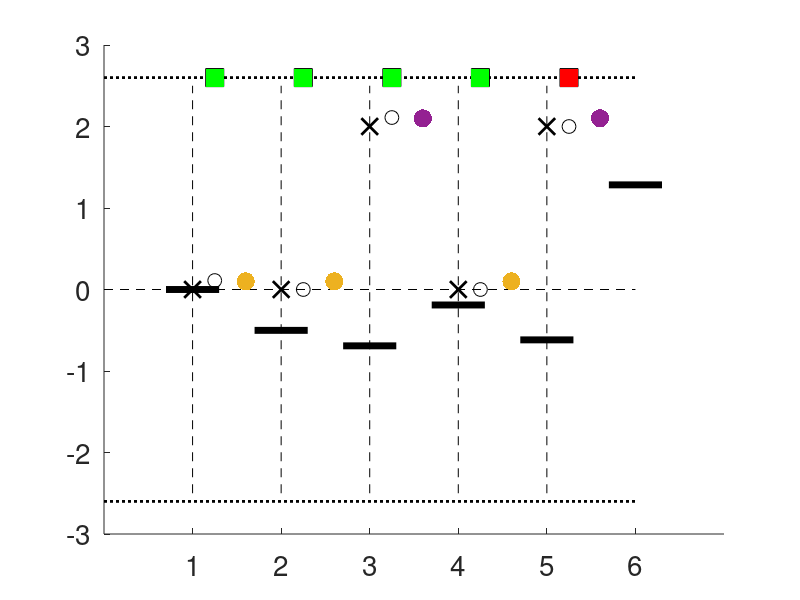
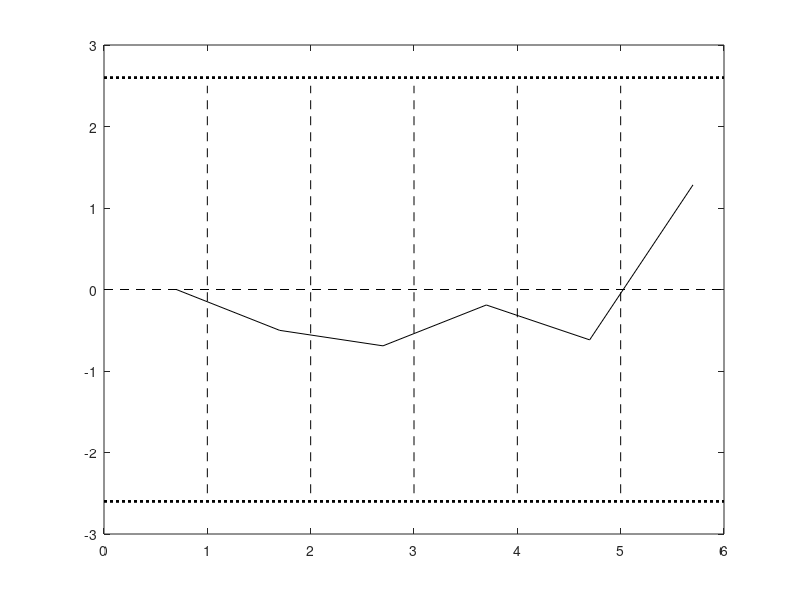

The MATLAB script that drew these images, in order: (Note: this script raises an error after producing the figures.)
%% S2A Fig
%% the mock-BMBU-simulation ;  figure for 6-trial examples
clear all; close all; 
cd ../
load('./results_demo/v2_allF1_conceptfig_sim_expostBMBU1.mat'); % load mock simulation examples
color_yellow = [0.9290 0.6940, 0.1250];

cmap_code{1} = color_yellow; 
cmap_code{2} = [255, 147, 0]/255; 
cmap_code{3} = [148, 33, 146]/255; 



iRun = 1;iSim = 1;
trialseq = 1: 5;



figure(121); clf; 
xLi = [0 trialseq(end)+1]; 
yLi = [-3 3]; 

plot([xLi], [0 0 ], 'k--') ; hold on; 
plot(xLi, 2.6*[1 1], 'k:', 'linew',2);
plot(xLi, -2.6*[1 1], 'k:', 'linew',2);

for iTrial = 1: length(trialseq)
    plot(iTrial*[1 1 ], [-2.5 2.5], 'k--')

    step_x = 0.1;
    md_x =  raw_Simdata{2}.S(iRun,iTrial,1); 
    plot( iTrial, md_x , 'x',  'markerfacecolor', 'k', 'markeredgecolor',0*[1 1 1 ], 'markersize', 12, 'linew',2 ) 

    step_m = 0.25;
    md_m = raw_Simdata{2}.m_rnd(iRun,iTrial,iSim); 
    plot( iTrial+ step_m, md_m , 'o',  'markerfacecolor', 'none', 'markeredgecolor',0*[1 1 1 ], 'markersize', 10) 

    step_ch = 0.25; ext_heigh = 2.6; 
    md_ch = raw_Simdata{2}.C(iRun,iTrial,iSim);

    plot( iTrial+ step_ch, ext_heigh*md_ch , 's',   'color','k', 'markersize', 13) 


    ch  = md_ch; 
    fb = raw_Simdata{2}.F(iRun,iTrial, 1);

    corincor = (ch == fb); 
    c_idx = find(corincor==1 & fb ~= 0); 
    in_idx = find(corincor==0 & fb ~= 0);
    none_idx = find(fb == 0); 


    if (~isempty(c_idx))

        plot( iTrial+ step_ch, ext_heigh*md_ch , 's',   'markerfacecolor','g', 'markeredgecolor','none', 'markersize', 13) 

    elseif (~isempty(in_idx))
          plot( iTrial+ step_ch, ext_heigh*md_ch , 's',   'markerfacecolor','r', 'markeredgecolor','none', 'markersize', 13) 

    elseif (~isempty(none_idx))


    end
    step_mm = 0.6;
    md_mm = raw_Simdata{2}.km_rnd(iRun,iTrial,iSim);


    color_km = [ cmap_code{1} ; cmap_code{1}; cmap_code{3}; cmap_code{1}; cmap_code{3}];
    plot(iTrial+ step_mm, md_mm , 'o', 'markerfacecolor', color_km(iTrial,:), 'markeredgecolor','none','markersize', 13)



    step_bd = 0.3;

    md_bd =  raw_Simdata{2}.pri(iRun, iTrial,1); 

    if (iTrial == 1)

        plot([iTrial-step_bd, iTrial+step_bd],  [md_bd, md_bd] , 'k-', 'linew',5)



    else
          plot([iTrial-step_bd, iTrial+step_bd],  [md_bd, md_bd] , 'k-', 'linew',5)

    end

end

md_bd =  raw_Simdata{2}.pri(iRun, iTrial+1,iSim) ; 
plot([iTrial+1-step_bd, iTrial+1+step_bd],  [md_bd, md_bd] , 'k-', 'linew',5)

    
whole_tc = raw_Simdata{2}.pri(iRun, 1: length(trialseq)+1,iSim);
    
    
    for iTrial = 1 : length(trialseq)
        its = iTrial +1 ;   
    end


box off; ylim(yLi); set(gca,'fontsize', 20, 'xtick', 1: 6);


%% Fig S2B
%% repeating the mock-BMBU-simulation using the same sequence 

figure(122); clf; 

color_blue = [0.3010, 0.7450, 0.9330];
color_yellow = [0.9290 0.6940, 0.1250];


iRun = 1;
trialseq = 1: 5;
xLi = [0 trialseq(end)+1]; 
yLi = [-3 3]; 

plot([xLi], [0 0 ], 'k--') ; hold on; 
plot(xLi, 2.6*[1 1], 'k:', 'linew',2);
plot(xLi, -2.6*[1 1], 'k:', 'linew',2);

for iTrial = 1: length(trialseq)
    plot(iTrial*[1 1 ], [-2.5 2.5], 'k--')

end
for iSim = 1:100
%     whole_tc = nanmean( raw_Simdata{2}.pri(iRun, 1: length(trialseq)+1,iSim), 3);
    whole_tc =  raw_Simdata{2}.pri(iRun, 1: length(trialseq)+1,iSim);
    h= plot( [1:length(trialseq)+1]-step_bd, whole_tc , '-k');
    h.Color(4) = 0.3;
    
    Z(iSim,:) = whole_tc; 
end


for iTrial = 1: length(trialseq)

    
    step_bd = 0.25;

    md_bd =  nanmean( raw_Simdata{2}.pri(iRun, iTrial, :), 3); 

    if (iTrial == 1)
        plot(iTrial- step_bd, md_bd , '.', 'color','k' , 'linew',2, 'markersize', 12)

    else

        plot(iTrial- step_bd, md_bd , '.', 'color','k' , 'linew',2, 'markersize', 12)

    end

    Q(:, iTrial) = md_bd; 
end
meansimm = nanmean( raw_Simdata{2}.pri(iRun, 1:length(trialseq)+1, :), 3);
plot([1:length(trialseq)+1]-step_bd, meansimm , '-', 'color','k' , 'linew',2);box off; 

ylim(yLi); xlim([0 length(trialseq)+1+0.5]);set(gca,'fontsize', 20);

